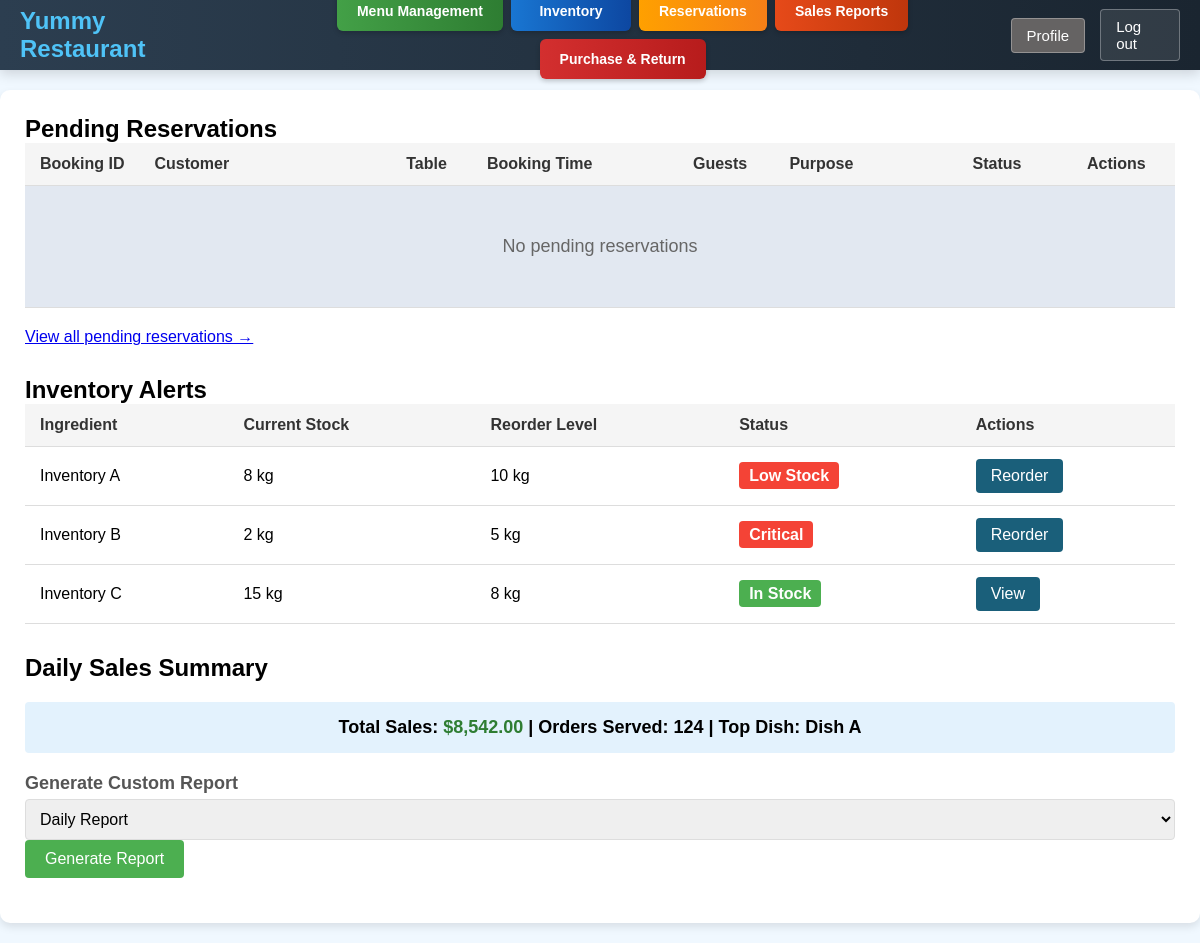
The page /Staff/staff/staffIndex.php (signed in) on the database as committed earlier.
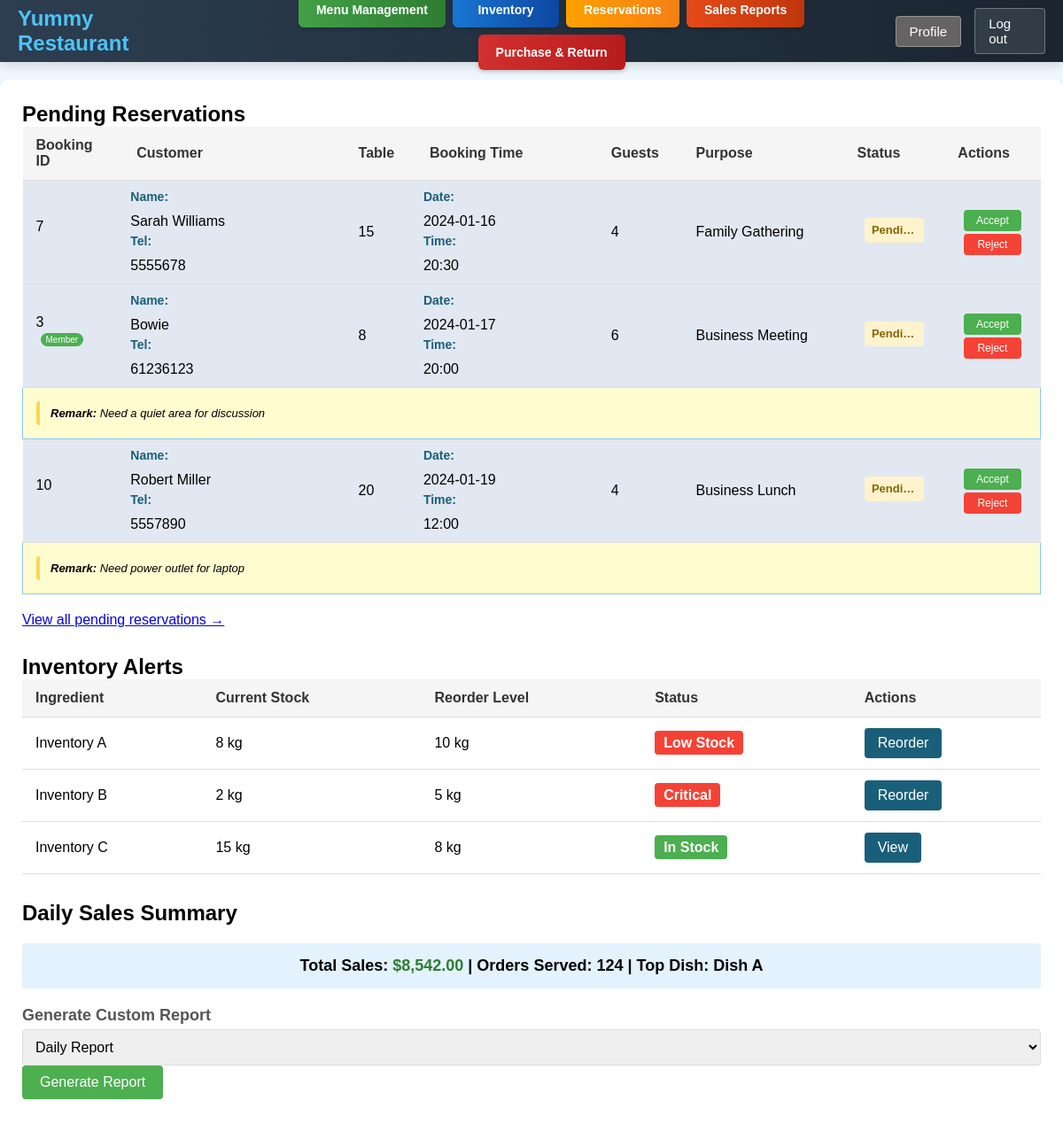
The same page on the database as committed later.
### tables this page shows
CREATE TABLE `booking` (
  `bid` int(11) NOT NULL AUTO_INCREMENT,
  `cid` int(11) DEFAULT NULL COMMENT 'Customer ID',
  `bkcname` varchar(255) NOT NULL COMMENT 'Customer Name',
  `bktel` int(11) NOT NULL COMMENT 'telephone number',
  `tid` int(11) NOT NULL COMMENT 'Table ID',
  `bdate` date NOT NULL COMMENT 'Booking date',
  `btime` time NOT NULL COMMENT 'Booking time',
  `pnum` int(11) NOT NULL COMMENT 'Number of guests',
  `purpose` varchar(255) DEFAULT NULL COMMENT 'Purpose of booking',
  `remark` varchar(255) DEFAULT NULL COMMENT 'Remark of booking',
  `status` tinyint(1) NOT NULL DEFAULT 1 COMMENT 'state',
  PRIMARY KEY (`bid`),
  KEY `bkcname` (`bkcname`),
  KEY `tid` (`tid`),
  CONSTRAINT `booking_ibfk_1` FOREIGN KEY (`cid`) REFERENCES `customer` (`cid`),
  CONSTRAINT `booking_ibfk_2` FOREIGN KEY (`tid`) REFERENCES `seatingChart` (`tid`)
);

CREATE TABLE customer (
  cid INT NOT NULL AUTO_INCREMENT,
  cname VARCHAR(255) NOT NULL,
  cpassword VARCHAR(255) NOT NULL,
  ctel INT DEFAULT NULL,
  caddr TEXT,
  company VARCHAR(255) DEFAULT NULL,
  cemail VARCHAR(191) NOT NULL UNIQUE,
  crole VARCHAR(45) NOT NULL DEFAULT 'customer',
  PRIMARY KEY (cid)
);

### Staff/staff/staffIndex.php (the view, shortened to what this page needs)
<?php
include '../conn.php';
?>
<!DOCTYPE html>
<html lang="en">
<head>
    <link rel="stylesheet" href="../CSS/staff-index-fix.css">
    <link rel="stylesheet" href="../CSS/common.css">
    <link rel="stylesheet" href="../CSS/header.css">
    <link rel="stylesheet" href="../CSS/dashboard.css">
    <link rel="stylesheet" href="../CSS/order.css">
    <link rel="stylesheet" href="../CSS/form.css"><link rel="stylesheet" href="../CSS/staff-index-fix.css">
</head>
<body>
<header>
    <div class="logo">
        <a href="staffIndex.php">Yummy Restaurant</a>
    </div>
    <nav class="main-nav">
        <a href="MenuManagement.php" class="nav-button insert-items">Menu Management</a>
        <a href="Inventory.php" class="nav-button insert-materials">Inventory</a>
        <a href="bookingList.php" class="nav-button order-list">Reservations</a>
        <a href="SalesReport.php" class="nav-button report">Sales Reports</a>
        <a href="PurchaseReturn.php" class="nav-button delete">Purchase & Return</a>
    </nav>
    <div class="user-actions">
        <a href="staffProfile.php" class="profile-btn">Profile</a>
        <a href="../logout.php" class="logout-btn">Log out</a>
    </div>
</header>
<div class="container">
    <div class="order-section">
        <h2>Pending Reservations</h2>
        <div class="table-container">
            <table id="pendingBookingTable">
                <thead>
                <tr>
                    <th class="booking-id-col">Booking ID</th>
                    <th class="customer-col">Customer</th>
                    <th class="table-col">Table</th>
                    <th class="time-col">Booking Time</th>
                    <th class="guests-col">Guests</th>
                    <th class="purpose-col">Purpose</th>
                    <th class="status-col">Status</th>
                    <th class="actions-col">Actions</th>
                </tr>
                </thead>
                <tbody>
                <?php
                $sql = "SELECT b.bid, b.bkcname, b.bktel, b.tid, b.bdate, b.btime, b.pnum, b.purpose, b.status, b.remark,
                               b.cid, c.cname as member_name
                        FROM booking b
                        LEFT JOIN customer c ON b.cid = c.cid
                        WHERE b.status = 1
                        ORDER BY b.bdate ASC, b.btime ASC
                        LIMIT 3";
                $result = mysqli_query($conn, $sql);
                if (mysqli_num_rows($result) > 0) {
                    while ($row = mysqli_fetch_assoc($result)) {
                        $hasRemark = !empty($row['remark']);
                        $isMember = !is_null($row['cid']);
                        $customerName = $isMember ? $row['member_name'] : $row['bkcname'];
                        echo "<tr data-bid='{$row['bid']}' data-remark='" . ($hasRemark ? htmlspecialchars($row['remark']) : "") . "' data-status='{$row['status']}'>";
                        echo "<td class='booking-id-cell'>";
                        echo "<div class='booking-id'>{$row['bid']}</div>";
                        if ($isMember) {
                            echo "<div class='member-badge'>Member</div>";
                        }
                        echo "</td>";
                        echo "<td class='customer-info'>";
                        echo "<div><strong>Name:</strong> {$customerName}</div>";
                        echo "<div><strong>Tel:</strong> {$row['bktel']}</div>";
                        echo "</td>";
                        echo "<td>{$row['tid']}</td>";
                        echo "<td class='time-info'>";
                        echo "<div class='date-line'><strong>Date:</strong> {$row['bdate']}</div>";
                        echo "<div><strong>Time:</strong> " . date('H:i', strtotime($row['btime'])) . "</div>";
                        echo "</td>";
                        echo "<td>{$row['pnum']}</td>";
                        echo "<td>{$row['purpose']}</td>";
                        echo "<td class='status-cell' data-status='{$row['status']}'>";
                        echo "<span class='status pending'>Pending</span>";
                        echo "</td>";
                        echo "<td class='actions-cell'>";
                        echo "<div class='action-buttons-vertical'>";
                        echo "<button class='btn-action btn-accept' data-bid='{$row['bid']}' data-action='accept'>Accept</button>";
                        echo "<button class='btn-action btn-reject' data-bid='{$row['bid']}' data-action='reject'>Reject</button>";
                        echo "</div>";
                        echo "</td>";
                        echo "</tr>";
                        if ($hasRemark) {
                            echo "<tr class='remark-row'>";
                            echo "<td colspan='8'>";
                            echo "<div class='remark-content'><strong>Remark:</strong> {$row['remark']}</div>";
                            echo "</td>";
                            echo "</tr>";
                        }
                    }
                } else {
                    echo "<tr><td colspan='8' class='no-data'>No pending reservations</td></tr>";
                }
                ?>
                </tbody>
            </table>
        </div>
        <div class="view-all-link">
            <a href="bookingList.php?filter=pending">View all pending reservations →</a>
        </div>
    </div>
    <div class="materials-section">
        <h2>Inventory Alerts</h2>
        <table>
            <thead>
            <tr>
                <th>Ingredient</th>
                <th>Current Stock</th>
                <th>Reorder Level</th>
                <th>Status</th>
                <th>Actions</th>
            </tr>
            </thead>
            <tbody>
            <tr>
                <td>Inventory A</td>
                <td>8 kg</td>
                <td>10 kg</td>
                <td><span class="stock-alert insufficient">Low Stock</span></td>
                <td><a href="#" class="btn-view">Reorder</a></td>
            </tr>
            <tr>
                <td>Inventory B</td>
                <td>2 kg</td>
                <td>5 kg</td>
                <td><span class="stock-alert insufficient">Critical</span></td>
                <td><a href="#" class="btn-view">Reorder</a></td>
            </tr>
            <tr>
                <td>Inventory C</td>
                <td>15 kg</td>
                <td>8 kg</td>
                <td><span class="stock-alert safety">In Stock</span></td>
                <td><a href="#" class="btn-view">View</a></td>
            </tr>
            </tbody>
        </table>
    </div>
    <div class="form-section">
        <h2>Daily Sales Summary</h2>
        <div class="report-summary">
            Total Sales: <span class="sales-amount">$8,542.00</span> |
            Orders Served: 124 |
            Top Dish: Dish A
        </div>
        <div class="form-group">
            <h2 class="form-label">Generate Custom Report</h2>
            <select>
                <option>Daily Report</option>
            </select>
            <input type="submit" class="btn-submit" value="Generate Report">
        </div>
    </div>
</div>
</body>
</html>

### Staff/CSS/staff-index-fix.css (style rules this page uses)
#pendingBookingTable th:nth-child(1), #pendingBookingTable td:nth-child(1) { width: 100px; min-width: 100px; }
#pendingBookingTable th:nth-child(2), #pendingBookingTable td:nth-child(2) { width: 220px; min-width: 220px; }
#pendingBookingTable th:nth-child(3), #pendingBookingTable td:nth-child(3) { width: 60px; min-width: 60px; }
#pendingBookingTable th:nth-child(4), #pendingBookingTable td:nth-child(4) { width: 180px; min-width: 180px; }
#pendingBookingTable th:nth-child(5), #pendingBookingTable td:nth-child(5) { width: 70px; min-width: 70px; }
#pendingBookingTable th:nth-child(6), #pendingBookingTable td:nth-child(6) { width: 160px; min-width: 160px; }
#pendingBookingTable th:nth-child(7), #pendingBookingTable td:nth-child(7) { width: 100px; min-width: 100px; }
#pendingBookingTable th:nth-child(8), #pendingBookingTable td:nth-child(8) { width: 90px; min-width: 90px; }
#pendingBookingTable .action-buttons-vertical { display: flex; flex-direction: column; gap: 3px; align-items: center; justify-content: center; height: 100%; }
#pendingBookingTable .btn-action { padding: 4px 8px; border: none; border-radius: 4px; cursor: pointer; font-size: 12px; width: 65px; height: 24px; line-height: 16px; box-sizing: border-box; text-align: center; }
#pendingBookingTable .status-cell { text-align: center; vertical-align: middle; }
#pendingBookingTable .status { padding: 6px 8px; border-radius: 4px; font-weight: bold; font-size: 13px; text-transform: capitalize; display: inline-block; width: 80%; max-width: 100px; text-align: center; line-height: 1.2; min-height: 28px; box-sizing: border-box; margin: 0 auto; white-space: nowrap; overflow: hidden; text-overflow: ellipsis; }
#pendingBookingTable .status.pending { background-color: #fff3cd; color: #856404; }
#pendingBookingTable .btn-accept { background-color: #4CAF50; color: white; }
#pendingBookingTable .btn-reject { background-color: #f44336; color: white; }
#pendingBookingTable .remark-row { background-color: #fffdd0; }
#pendingBookingTable .remark-content { background-color: #fffdd0; color: #000000; padding: 6px 12px; border-left: 4px solid #ffd54f; border-radius: 4px; font-size: 13px; font-style: italic; }
#pendingBookingTable .member-badge { display: inline-block; background-color: #4CAF50; color: white; padding: 2px 6px; border-radius: 10px; font-size: 10px; margin-top: 2px; }
#pendingBookingTable th { background-color: #f5f5f5; font-weight: bold; color: #333; }
#pendingBookingTable thead th { background-color: #f5f5f5; color: #333; }
#pendingBookingTable tbody tr { background-color: #e2e8f1; }
#pendingBookingTable tbody tr:nth-child(even):not(.remark-row) { background-color: #e2e8f1; }
#pendingBookingTable tr.remark-row { background-color: #fffdd0 !important; }

### Staff/CSS/common.css (style rules this page uses)
* { margin: 0; padding: 0; box-sizing: border-box; font-family: Arial, sans-serif; }
body { background-color: #f5f5f5; }
.container { max-width: 800px; margin: 0 auto; padding: 20px; }
.form-group { margin-bottom: 20px; }
.form-label { display: block; margin-bottom: 5px; font-weight: bold; color: #555; font-size:18px; }
input[type="text"], input[type="number"], input[type="file"], textarea, select { width: 100%; padding: 10px; border: 1px solid #ddd; border-radius: 4px; font-size: 16px; }
.btn-submit, .btn-reset { padding: 10px 20px; border: none; border-radius: 4px; font-size: 16px; cursor: pointer; transition: background-color 0.3s; text-decoration: none; }
.btn-submit { background-color: #4CAF50; color: white; margin-right: 10px; }
.container { max-width: 1400px; margin: 0 auto; padding: 20px; background-color: #f5f5f5; min-height: calc(100vh - 70px); }

### Staff/CSS/form.css (style rules this page uses)
.form-group { margin-bottom: 20px; }
.form-group h2 { margin-bottom: 5px; font-weight: bold; }

Rows that differ between the two databases and show on the page:
added booking: bid "7", bkcname "Sarah Williams", bktel "5555678", tid "15", bdate "2024-01-16", btime "20:30", pnum "4", purpose "Family Gathering"
added booking: bid "3", shows "Member", cid.cname "Bowie", bktel "61236123", tid "8", bdate "2024-01-17", btime "20:00", pnum "6", purpose "Business Meeting", remark "Need a quiet area for discussion"
added booking: bid "10", bkcname "Robert Miller", bktel "5557890", tid "20", bdate "2024-01-19", btime "12:00", pnum "4", purpose "Business Lunch", remark "Need power outlet for laptop"
Other text that changed with them:
text no longer shown: "No pending reservations"
